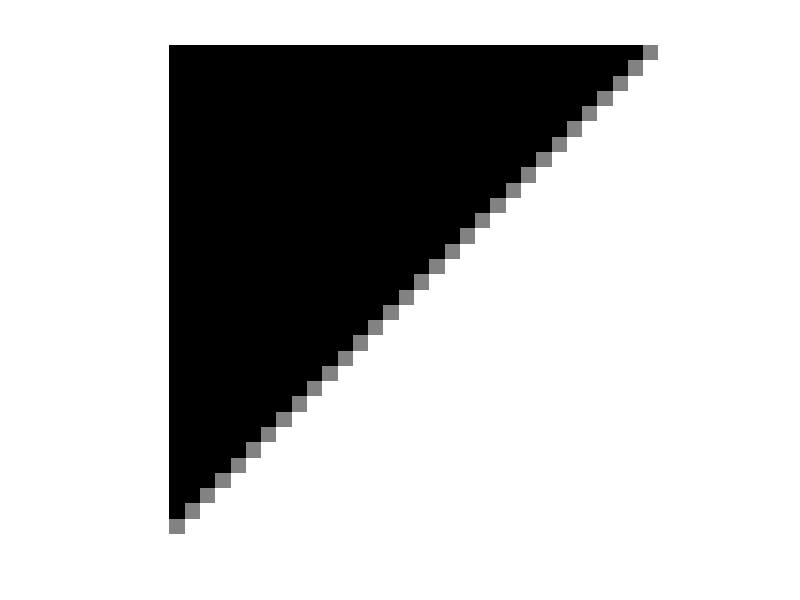

Recreate this plot in MATLAB. (Note: this script raises an error after producing the figure.)
% Variant of the proposed approach with the 4 times, instead of 3 times, 
% finer grid for the gradient field. Other said, the gradient is defined 
% at pixel corners, in addition to pixel centers and pixel edges.

function main 
	
	Nbiter= 2000;
	sigma = 0.99/3;
	mu = 0.5; 
	
	S=32;
	[n1,n2]=meshgrid(1:S,1:S);
	
	Pattern = 3;
	switch Pattern
		case 1, x=double((n1-S/2)>=1);
		case 2, x=double((n1-S/2)+(n2-S/2)>=1);
		case 3,	x=double((n1-S/2)+(n2-S/2)>=1);
			idx=find((n1-S/2)+(n2-S/2)==1);
			x(idx)= 0.5;
		case 4, x=double((n1-S/2)+(n2-S/2)>=1);
			idx=find((n1-S/2)+(n2-S/2)==1);
			x(idx)= 7/8;
			idx=find((n1-S/2)+(n2-S/2)==0);
			x(idx)= 1/8;
		case 5, x=double((n1-S/2)==1); 
		case 6,	x=double((n1-S/2)+(n2-S/2)==1);
		case 7, x=zeros(S);
			idx=find((n1-S/2)+(n2-S/2)==1);
			x(idx)= 1; 
			idx=find((n1-S/2)+(n2-S/2)==0);
			x(idx)= 0.5; 
			idx=find((n1-S/2)+(n2-S/2)==2);
			x(idx)= 0.5; 
		case 8, x=zeros(S); x(S/2,S/2)=1;
		case 9, x=double((-1).^n1==1);
		case 10, x=double((-1).^(n1+n2)==1);
		case 11, x=zeros(S); x(S/2,S/2)=1; x(S/2-1,S/2)=0.5;
			x(S/2+1,S/2)=0.5; x(S/2,S/2+1)=0.5; x(S/2,S/2-1)=0.5;
	end
	
	fig1=figure(11); 
	imshow(x);
	truesize(fig1,[512,512]);
	
	opDx = cat(3,[diff(x,1,1);zeros(1,size(x,2))],[diff(x,1,2) zeros(size(x,1),1)]);
	opDadj = @(u) -[u(1,:,1);diff(u(:,:,1),1,1)]-[u(:,1,2) diff(u(:,:,2),1,2)];	
	prox_mu_sigma_g = @(t) t-bsxfun(@rdivide, t, max(sqrt(sum(t.^2,3))/(mu*sigma),1));
		
	u = zeros([size(x) 2]);
	v = zeros([size(x) 2 4]);
	tmp = opDx;
	v(:,:,1,1) = tmp(:,:,1);
	v(:,:,2,2) = tmp(:,:,2);
	fprintf('0 %f\n',sum(sum(sum(sqrt(sum(v.^2,3))))));
	for iter = 1:Nbiter
		v = prox_mu_sigma_g(v-sigma*opL(-opDx+opLadj(v)-mu*u));
		u = u-(-opDx+opLadj(v))/mu;
		if mod(iter,400)==0
			%we display the primal and dual cost functions, which reach equal values at convergence
			fprintf('%d %f %f\n',iter,sum(sum(sum(sqrt(sum(v.^2,3))))),...
				sum(u(:).*opDx(:)));  % == sum(sum(opDadj(u).*x)));
		end
	end
	
	figure(11)
	hold on
	quiver(n1,n2+0.5,v(:,:,2,1),v(:,:,1,1),0,'r');
	quiver(n1+0.5,n2,v(:,:,2,2),v(:,:,1,2),0,'b');
	quiver(n1,n2,v(:,:,2,3),v(:,:,1,3),0,'g');
	quiver(n1+0.5,n2+0.5,v(:,:,2,4),v(:,:,1,4),0,'y');

end


function t = opL(u)
	t=zeros([size(u) 4]);
	t(:,:,1,1)=u(:,:,1); 
	t(1:end-1,2:end,2,1)=(u(2:end,1:end-1,2)+u(1:end-1,1:end-1,2)+...
		u(2:end,2:end,2)+u(1:end-1,2:end,2))/4;
	t(1:end-1,1,2,1)=(u(1:end-1,1,2)+u(2:end,1,2))/4;
	t(:,:,2,2)=u(:,:,2);
	t(2:end,1:end-1,1,2)=(u(2:end,1:end-1,1)+u(1:end-1,1:end-1,1)+...
		u(2:end,2:end,1)+u(1:end-1,2:end,1))/4;
	t(1,1:end-1,1,2)=(u(1,1:end-1,1)+u(1,2:end,1))/4;
	t(2:end,:,1,3) = (u(2:end,:,1)+u(1:end-1,:,1))/2;
	t(1,:,1,3) = u(1,:,1)/2;
	t(:,2:end,2,3) = (u(:,2:end,2)+u(:,1:end-1,2))/2;
	t(:,1,2,3) = u(:,1,2)/2;
	t(1:end-1,1:end-1,1,4) = (u(1:end-1,1:end-1,1)+u(1:end-1,2:end,1))/2;
	t(1:end-1,1:end-1,2,4) = (u(1:end-1,1:end-1,2)+u(2:end,1:end-1,2))/2;
end

function u = opLadj(t)
	[height,width,d,c]=size(t);
	u=zeros(height,width,2);
	u(1:end-1,2:end,1)=t(1:end-1,2:end,1,1)+(t(1:end-1,2:end,1,2)+...
		t(1:end-1,1:end-1,1,2)+t(2:end,2:end,1,2)+t(2:end,1:end-1,1,2))/4+...
		(t(1:end-1,2:end,1,3)+t(2:end,2:end,1,3))/2+...
		(t(1:end-1,1:end-1,1,4)+t(1:end-1,2:end,1,4))/2;
	u(1:end-1,1,1)=t(1:end-1,1,1,1)+(t(1:end-1,1,1,2)+t(2:end,1,1,2))/4+...
		(t(1:end-1,1,1,3)+t(2:end,1,1,3))/2+t(1:end-1,1,1,4)/2;
	u(2:end,1:end-1,2)=t(2:end,1:end-1,2,2)+(t(2:end,1:end-1,2,1)+...
		t(1:end-1,1:end-1,2,1)+t(2:end,2:end,2,1)+t(1:end-1,2:end,2,1))/4+...
		(t(2:end,1:end-1,2,3)+t(2:end,2:end,2,3))/2+...
		(t(1:end-1,1:end-1,2,4)+t(2:end,1:end-1,2,4))/2;
	u(1,1:end-1,2)=t(1,1:end-1,2,2)+(t(1,1:end-1,2,1)+t(1,2:end,2,1))/4+...
		(t(1,1:end-1,2,3)+t(1,2:end,2,3))/2+t(1,1:end-1,2,4)/2;
end